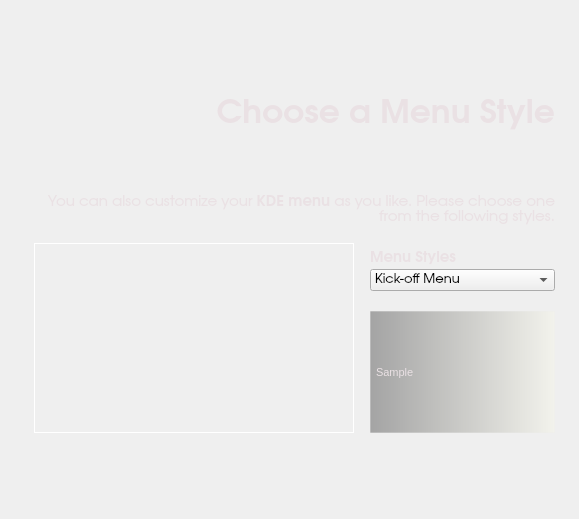
<?xml version="1.0" encoding="UTF-8"?>
<ui version="4.0">
 <class>menuWidget</class>
 <widget class="QWidget" name="menuWidget">
  <property name="geometry">
   <rect>
    <x>0</x>
    <y>0</y>
    <width>579</width>
    <height>519</height>
   </rect>
  </property>
  <property name="sizePolicy">
   <sizepolicy hsizetype="Expanding" vsizetype="Expanding">
    <horstretch>0</horstretch>
    <verstretch>0</verstretch>
   </sizepolicy>
  </property>
  <property name="windowTitle">
   <string>Menu</string>
  </property>
  <property name="styleSheet">
   <string notr="true">
QLabel#labelMenuDescription{
     border-style: outset;
     border-color: beige;
     border-width: 1px;
}</string>
  </property>
  <layout class="QGridLayout" name="gridLayout">
   <property name="margin">
    <number>4</number>
   </property>
   <item row="1" column="1">
    <layout class="QVBoxLayout" name="verticalLayout_2">
     <item>
      <widget class="QLabel" name="label">
       <property name="minimumSize">
        <size>
         <width>487</width>
         <height>0</height>
        </size>
       </property>
       <property name="font">
        <font>
         <family>URW Gothic L</family>
         <pointsize>25</pointsize>
         <weight>75</weight>
         <bold>true</bold>
        </font>
       </property>
       <property name="styleSheet">
        <string>color: rgb(234, 225, 228);</string>
       </property>
       <property name="text">
        <string>Choose a Menu Style</string>
       </property>
       <property name="alignment">
        <set>Qt::AlignRight|Qt::AlignTrailing|Qt::AlignVCenter</set>
       </property>
      </widget>
     </item>
     <item>
      <spacer name="verticalSpacer_3">
       <property name="orientation">
        <enum>Qt::Vertical</enum>
       </property>
       <property name="sizeType">
        <enum>QSizePolicy::Fixed</enum>
       </property>
       <property name="sizeHint" stdset="0">
        <size>
         <width>20</width>
         <height>50</height>
        </size>
       </property>
      </spacer>
     </item>
     <item>
      <layout class="QHBoxLayout" name="horizontalLayout">
       <item>
        <widget class="QLabel" name="label_2">
         <property name="font">
          <font>
           <family>URW Gothic L</family>
           <pointsize>11</pointsize>
          </font>
         </property>
         <property name="styleSheet">
          <string>color: rgb(234, 225, 228);</string>
         </property>
         <property name="text">
          <string>You can also customize your &lt;b&gt;KDE menu&lt;/b&gt; as you like. Please choose one from the following styles.</string>
         </property>
         <property name="alignment">
          <set>Qt::AlignRight|Qt::AlignTrailing|Qt::AlignVCenter</set>
         </property>
         <property name="wordWrap">
          <bool>true</bool>
         </property>
        </widget>
       </item>
      </layout>
     </item>
     <item>
      <layout class="QVBoxLayout" name="verticalLayout">
       <item>
        <spacer name="verticalSpacer_4">
         <property name="orientation">
          <enum>Qt::Vertical</enum>
         </property>
         <property name="sizeType">
          <enum>QSizePolicy::Fixed</enum>
         </property>
         <property name="sizeHint" stdset="0">
          <size>
           <width>20</width>
           <height>10</height>
          </size>
         </property>
        </spacer>
       </item>
       <item>
        <layout class="QHBoxLayout" name="horizontalLayout_3">
         <item>
          <widget class="QLabel" name="pictureMenuStyles">
           <property name="sizePolicy">
            <sizepolicy hsizetype="Fixed" vsizetype="Fixed">
             <horstretch>0</horstretch>
             <verstretch>0</verstretch>
            </sizepolicy>
           </property>
           <property name="minimumSize">
            <size>
             <width>320</width>
             <height>190</height>
            </size>
           </property>
           <property name="maximumSize">
            <size>
             <width>320</width>
             <height>190</height>
            </size>
           </property>
           <property name="font">
            <font>
             <family>URW Gothic L</family>
             <pointsize>10</pointsize>
            </font>
           </property>
           <property name="styleSheet">
            <string>#pictureMenuStyles{
border: 1px solid rgb(255, 255, 255);
}</string>
           </property>
           <property name="frameShape">
            <enum>QFrame::NoFrame</enum>
           </property>
           <property name="text">
            <string/>
           </property>
           <property name="scaledContents">
            <bool>false</bool>
           </property>
           <property name="wordWrap">
            <bool>true</bool>
           </property>
          </widget>
         </item>
         <item>
          <spacer name="horizontalSpacer">
           <property name="orientation">
            <enum>Qt::Horizontal</enum>
           </property>
           <property name="sizeType">
            <enum>QSizePolicy::Fixed</enum>
           </property>
           <property name="sizeHint" stdset="0">
            <size>
             <width>10</width>
             <height>20</height>
            </size>
           </property>
          </spacer>
         </item>
         <item>
          <layout class="QVBoxLayout" name="verticalLayout_4">
           <item>
            <layout class="QVBoxLayout" name="verticalLayout_3">
             <property name="spacing">
              <number>0</number>
             </property>
             <item>
              <widget class="QLabel" name="menuLabel">
               <property name="sizePolicy">
                <sizepolicy hsizetype="Fixed" vsizetype="Preferred">
                 <horstretch>0</horstretch>
                 <verstretch>0</verstretch>
                </sizepolicy>
               </property>
               <property name="font">
                <font>
                 <family>URW Gothic L</family>
                 <pointsize>11</pointsize>
                 <weight>75</weight>
                 <bold>true</bold>
                </font>
               </property>
               <property name="styleSheet">
                <string notr="true">color: rgb(234, 225, 228);</string>
               </property>
               <property name="text">
                <string>Menu Styles</string>
               </property>
              </widget>
             </item>
             <item>
              <widget class="QComboBox" name="menuStyles">
               <property name="font">
                <font>
                 <family>URW Gothic L</family>
                 <pointsize>10</pointsize>
                </font>
               </property>
               <item>
                <property name="text">
                 <string>Kick-off Menu</string>
                </property>
               </item>
               <item>
                <property name="text">
                 <string>Simple Menu</string>
                </property>
               </item>
               <item>
                <property name="text">
                 <string>Lancelot Menu</string>
                </property>
               </item>
              </widget>
             </item>
             <item>
              <spacer name="verticalSpacer_6">
               <property name="orientation">
                <enum>Qt::Vertical</enum>
               </property>
               <property name="sizeType">
                <enum>QSizePolicy::Fixed</enum>
               </property>
               <property name="sizeHint" stdset="0">
                <size>
                 <width>20</width>
                 <height>20</height>
                </size>
               </property>
              </spacer>
             </item>
             <item>
              <widget class="QLabel" name="labelMenuDescription">
               <property name="minimumSize">
                <size>
                 <width>0</width>
                 <height>122</height>
                </size>
               </property>
               <property name="font">
                <font>
                 <pointsize>8</pointsize>
                </font>
               </property>
               <property name="styleSheet">
                <string notr="true">background-color: qlineargradient(spread:pad, x1:0, y1:0, x2:1, y2:0, stop:0 rgba(0, 0, 0, 81), stop:0.00537634 rgba(0, 0, 0, 80), stop:1 rgba(250, 250, 230, 80));
border: 1px solid rgb(236, 236, 236, 80);
padding:5px;
color: rgb(234, 225, 228);</string>
               </property>
               <property name="text">
                <string>Sample</string>
               </property>
               <property name="scaledContents">
                <bool>false</bool>
               </property>
               <property name="wordWrap">
                <bool>true</bool>
               </property>
               <property name="indent">
                <number>0</number>
               </property>
              </widget>
             </item>
            </layout>
           </item>
          </layout>
         </item>
        </layout>
       </item>
      </layout>
     </item>
    </layout>
   </item>
   <item row="0" column="1">
    <spacer name="verticalSpacer">
     <property name="orientation">
      <enum>Qt::Vertical</enum>
     </property>
     <property name="sizeHint" stdset="0">
      <size>
       <width>20</width>
       <height>40</height>
      </size>
     </property>
    </spacer>
   </item>
   <item row="2" column="1">
    <spacer name="verticalSpacer_2">
     <property name="orientation">
      <enum>Qt::Vertical</enum>
     </property>
     <property name="sizeHint" stdset="0">
      <size>
       <width>20</width>
       <height>40</height>
      </size>
     </property>
    </spacer>
   </item>
   <item row="1" column="0">
    <spacer name="horizontalSpacer_3">
     <property name="orientation">
      <enum>Qt::Horizontal</enum>
     </property>
     <property name="sizeType">
      <enum>QSizePolicy::Fixed</enum>
     </property>
     <property name="sizeHint" stdset="0">
      <size>
       <width>30</width>
       <height>20</height>
      </size>
     </property>
    </spacer>
   </item>
   <item row="1" column="2">
    <spacer name="horizontalSpacer_4">
     <property name="orientation">
      <enum>Qt::Horizontal</enum>
     </property>
     <property name="sizeType">
      <enum>QSizePolicy::Fixed</enum>
     </property>
     <property name="sizeHint" stdset="0">
      <size>
       <width>20</width>
       <height>20</height>
      </size>
     </property>
    </spacer>
   </item>
  </layout>
 </widget>
 <resources/>
 <connections/>
</ui>
